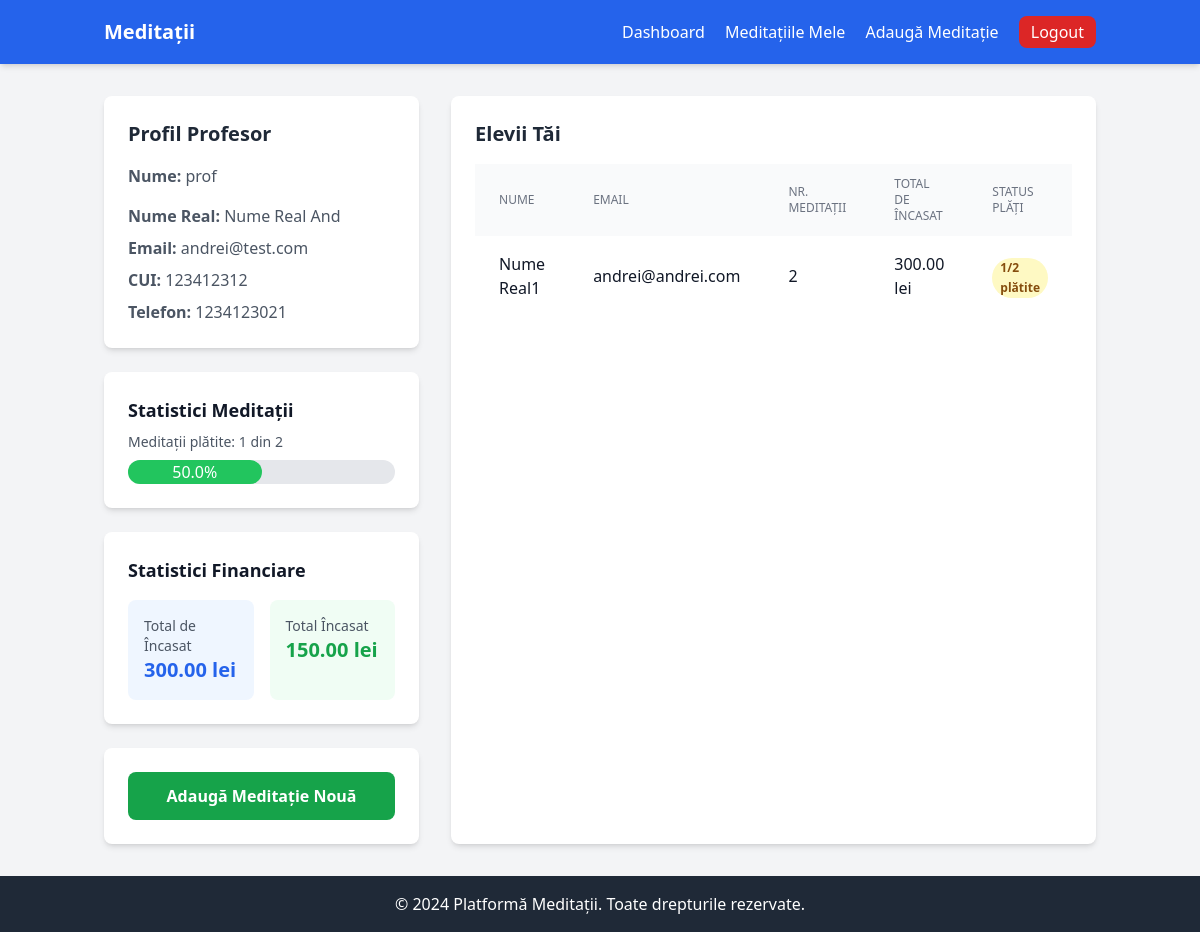
Screenshot of /meditatii/teacher/dashboard/ (signed in) with the database file from the repository.
### meditatii/models.py (models this page shows, shortened)
class User(AbstractUser):
    USER_TYPE_CHOICES = (
        ('student', 'Student'),
        ('teacher', 'Teacher'),
    )
    nume_real = models.CharField(max_length=20, verbose_name="Nume Real")
    user_type = models.CharField(max_length=10, choices=USER_TYPE_CHOICES)
    cnp_cui = models.CharField(max_length=15, unique=True, verbose_name='CNP/CUI')
    phone_number = models.CharField(max_length=11, unique=True, verbose_name='Numar telefon')
    company_name = models.CharField(max_length=100, null=True, blank=True, verbose_name="Nume Companie")

### meditatii/views.py (the view)
# urls.py: path('teacher/dashboard/', views.teacher_dashboard, name='teacher_dashboard'),
@login_required(login_url='/login')
def teacher_dashboard(request):
    if request.user.user_type != 'teacher':
        return redirect('login')
    meditations = Meditation.objects.filter(teacher=request.user)
    total_meditations = meditations.count()
    paid_meditations = meditations.filter(payment_status='paid').count()
    progress_percentage = (paid_meditations / total_meditations) * 100 if total_meditations > 0 else 0
    students_data = {}
    for meditation in meditations:
        student = meditation.student
        if student.id not in students_data:
            students_data[student.id] = {
                'student': student,
                'meditation_count': 0,
                'paid_count': 0,
                'total_amount': 0,
                'paid_amount': 0
            }
        students_data[student.id]['meditation_count'] += 1
        students_data[student.id]['total_amount'] += meditation.payment_amount
        if meditation.payment_status == 'paid':
            students_data[student.id]['paid_count'] += 1
            students_data[student.id]['paid_amount'] += meditation.payment_amount
    students = []
    for student_data in students_data.values():
        student = student_data['student']
        meditation_count = student_data['meditation_count']
        paid_count = student_data['paid_count']
        if paid_count == meditation_count:
            payment_status = 'all_paid'
            payment_status_display = 'Toate plătite'
        elif paid_count > 0:
            payment_status = 'partially_paid'
            payment_status_display = f'{paid_count}/{meditation_count} plătite'
        else:
            payment_status = 'unpaid'
            payment_status_display = 'Neplătit'
        students.append({
            'nume_real': student.nume_real,
            'email': student.email,
            'meditation_count': meditation_count,
            'payment_status': payment_status,
            'payment_status_display': payment_status_display,
            'total_amount': student_data['total_amount'],
            'paid_amount': student_data['paid_amount']
        })
    students.sort(key=lambda x: x['meditation_count'], reverse=True)
    context = {
        'total_meditations': total_meditations,
        'paid_meditations': paid_meditations,
        'progress_percentage': round(progress_percentage, 1),
        'students': students,
        'total_earnings': sum(student_data['total_amount'] for student_data in students_data.values()),
        'paid_earnings': sum(student_data['paid_amount'] for student_data in students_data.values())
    }
    return render(request, 'meditatii/teacher_dashboard.html', context)

### templates/meditatii/teacher_dashboard.html (shortened to what this page needs)
{% extends 'base.html' %}
{% block content %}
<div class="flex gap-8">
    <aside class="w-1/3">
        <div class="bg-white p-6 rounded-lg shadow-md mb-6">
            <h3 class="text-xl font-bold text-gray-800">Profil Profesor</h3>
            <p class="mt-4 text-gray-600"><strong>Nume:</strong> {{ user.username }}</p>
            <p class="mt-4 text-gray-600"><strong>Nume Real:</strong> {{ user.nume_real }}</p>
            <p class="mt-2 text-gray-600"><strong>Email:</strong> {{ user.email }}</p>
            <p class="mt-2 text-gray-600"><strong>CUI:</strong> {{ user.cnp_cui }}</p>
            <p class="mt-2 text-gray-600"><strong>Telefon:</strong> {{ user.phone_number }}</p>
        </div>
        <div class="bg-white p-6 rounded-lg shadow-md mb-6">
            <h4 class="text-lg font-semibold">Statistici Meditații</h4>
            <div class="mt-2 text-sm text-gray-600">
                <p>Meditații plătite: {{ paid_meditations }} din {{ total_meditations }}</p>
            </div>
            <div class="w-full bg-gray-200 rounded-full h-6 mt-2">
                <div class="bg-green-500 h-6 rounded-full text-center text-white"
                     style="width: {{ progress_percentage }}%">
                    {{ progress_percentage }}%
                </div>
            </div>
        </div>
        <div class="bg-white p-6 rounded-lg shadow-md mb-6">
            <h4 class="text-lg font-semibold">Statistici Financiare</h4>
            <div class="grid grid-cols-2 gap-4 mt-4">
                <div class="bg-blue-50 p-4 rounded-lg">
                    <p class="text-sm text-gray-600">Total de Încasat</p>
                    <p class="text-xl font-bold text-blue-600">{{ total_earnings }} lei</p>
                </div>
                <div class="bg-green-50 p-4 rounded-lg">
                    <p class="text-sm text-gray-600">Total Încasat</p>
                    <p class="text-xl font-bold text-green-600">{{ paid_earnings }} lei</p>
                </div>
            </div>
        </div>
        <div class="bg-white p-6 rounded-lg shadow-md">
            <a href="{% url 'meditation_create' %}"
               class="block w-full bg-green-600 text-white text-center py-3 px-4 rounded-lg hover:bg-green-700 font-semibold">
                Adaugă Meditație Nouă
            </a>
        </div>
    </aside>
    <section class="w-2/3 bg-white p-6 rounded-lg shadow-md">
        <h3 class="text-xl font-bold text-gray-800 mb-4">Elevii Tăi</h3>
        <div class="overflow-x-auto">
            <table class="min-w-full">
                <thead class="bg-gray-50">
                    <tr>
                        <th class="px-6 py-3 text-left text-xs font-medium text-gray-500 uppercase">Nume</th>
                        <th class="px-6 py-3 text-left text-xs font-medium text-gray-500 uppercase">Email</th>
                        <th class="px-6 py-3 text-left text-xs font-medium text-gray-500 uppercase">Nr. Meditații</th>
                        <th class="px-6 py-3 text-left text-xs font-medium text-gray-500 uppercase">Total de Încasat</th>
                        <th class="px-6 py-3 text-left text-xs font-medium text-gray-500 uppercase">Status Plăți</th>
                    </tr>
                </thead>
                <tbody class="bg-white divide-y divide-gray-200">
                    {% for student in students %}
                    <tr class="hover:bg-gray-50">
                        <td class="px-6 py-4 font-medium">{{ student.nume_real }}</td>
                        <td class="px-6 py-4">{{ student.email }}</td>
                        <td class="px-6 py-4">{{ student.meditation_count }}</td>
                        <td class="px-6 py-4">{{ student.total_amount }} lei</td>
                        <td class="px-6 py-4">
                            <span class="px-2 inline-flex text-xs leading-5 font-semibold rounded-full
                                {% if student.payment_status == 'all_paid' %}
                                    bg-green-100 text-green-800
                                {% elif student.payment_status == 'partially_paid' %}
                                    bg-yellow-100 text-yellow-800
                                {% else %}
                                    bg-red-100 text-red-800
                                {% endif %}">
                                {{ student.payment_status_display }}
                            </span>
                        </td>
                    </tr>
                    {% endfor %}
                </tbody>
            </table>
        </div>
    </section>
</div>
{% endblock %}

### rows the page displays
User: username "prof", nume_real "Nume Real And", email "andrei@test.com", cnp_cui "123412312", phone_number "1234123021"
User: nume_real "Nume Real1", email "andrei@andrei.com"

### other values shown
{{ paid_meditations }} "1"
{{ total_meditations }} "2"
{{ progress_percentage }} "50.0"
{{ total_earnings }} "300.00"
{{ paid_earnings }} "150.00"
{{ student.meditation_count }} "2"
{{ student.total_amount }} "300.00"
{{ student.payment_status_display }} "1/2 plătite"
